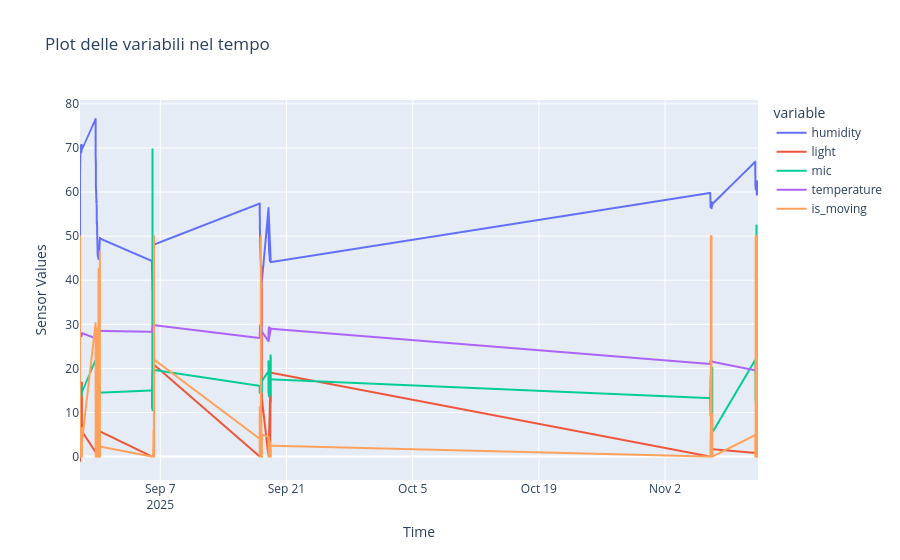
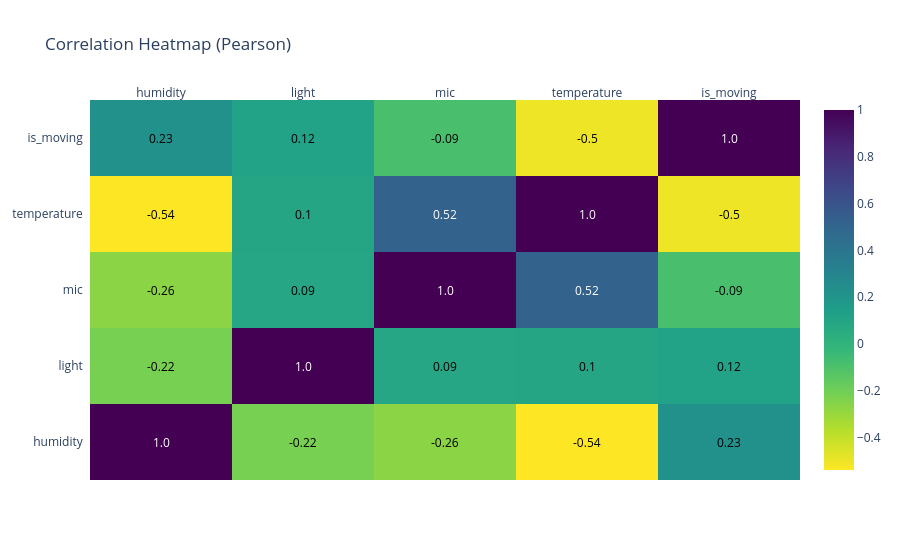
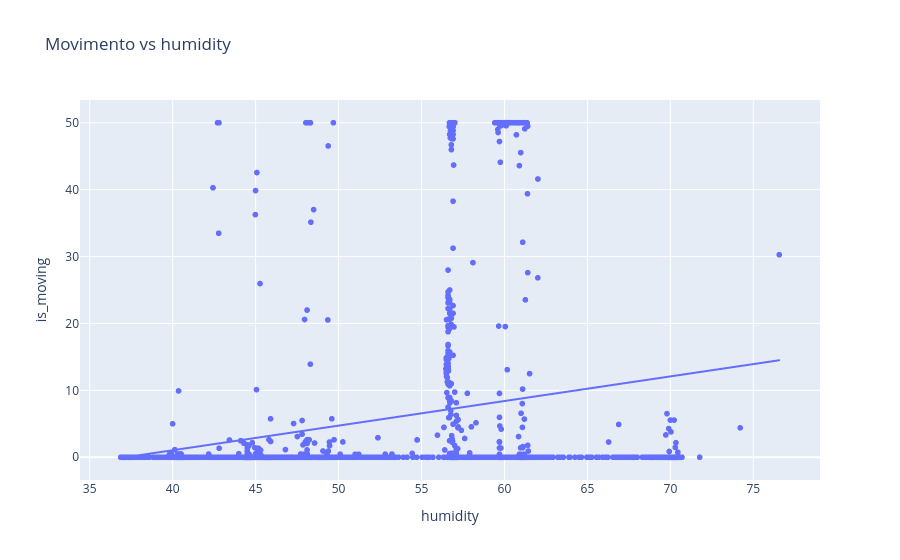
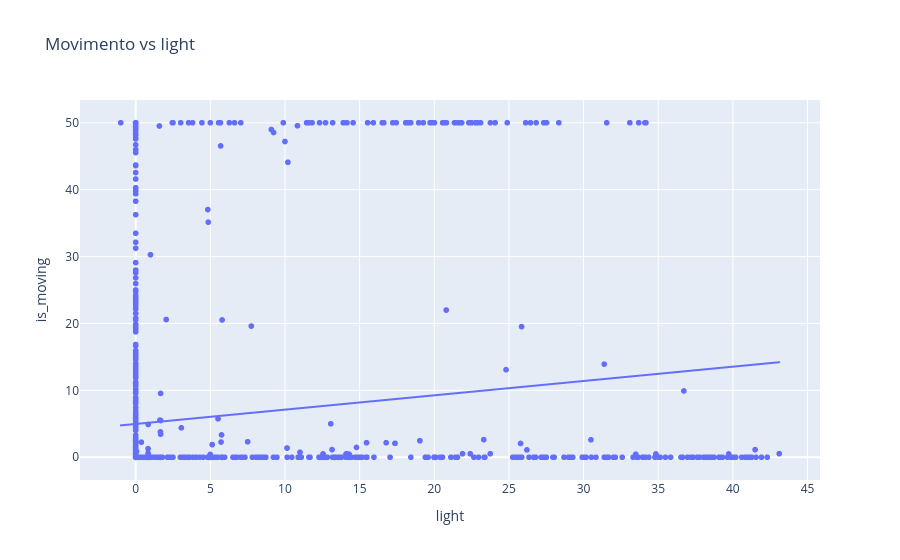

Notebook source saved alongside these figures, in order:
### Code cell
# === GRAFICI ===
# 1. Line chart di tutte le variabili
fig = px.line(df_all, x="_time", y=cols_to_numeric, title="Plot delle variabili nel tempo")
fig.update_layout(xaxis_title="Time", yaxis_title="Sensor Values")
fig.show()


# 2. Heatmap delle correlazioni
fig_corr = ff.create_annotated_heatmap(
    z=corr_matrix.values,
    x=list(corr_matrix.columns),
    y=list(corr_matrix.index),
    annotation_text=corr_matrix.round(2).values,
    showscale=True,
    colorscale="Viridis",
    reversescale=True
)
fig_corr.update_layout(title="Correlation Heatmap (Pearson)")
fig_corr.show()

# 3. Scatter plot movimento vs ogni variabile
for col in ["humidity", "light", "mic", "temperature"]:
    fig_scatter = px.scatter(df_all, x=col, y="is_moving", trendline="ols",
                             title=f"Movimento vs {col}")
    fig_scatter.show()

### Figure 1 — Plotly figure (JSON) as saved in the notebook; plotly's stock layout.template omitted (floating-point values rounded to 4 significant figures; data arrays with more than 128 entries replaced by an {"elided": "..."} marker saying what was removed)
{"data": [{"hovertemplate": "variable=humidity<br>_time=%{x}<br>value=%{y}<extra></extra>", "legendgroup": "humidity", "line": {"color": "#636efa", "dash": "solid"}, "marker": {"symbol": "circle"}, "mode": "lines", "name": "humidity", "showlegend": true, "type": "scattergl", "x": {"elided": "2520 str values"}, "xaxis": "x", "y": {"elided": "2520 float values"}, "yaxis": "y"}, {"hovertemplate": "variable=light<br>_time=%{x}<br>value=%{y}<extra></extra>", "legendgroup": "light", "line": {"color": "#EF553B", "dash": "solid"}, "marker": {"symbol": "circle"}, "mode": "lines", "name": "light", "showlegend": true, "type": "scattergl", "x": {"elided": "2520 str values"}, "xaxis": "x", "y": {"elided": "2520 float values"}, "yaxis": "y"}, {"hovertemplate": "variable=mic<br>_time=%{x}<br>value=%{y}<extra></extra>", "legendgroup": "mic", "line": {"color": "#00cc96", "dash": "solid"}, "marker": {"symbol": "circle"}, "mode": "lines", "name": "mic", "showlegend": true, "type": "scattergl", "x": {"elided": "2520 str values"}, "xaxis": "x", "y": {"elided": "2520 float values"}, "yaxis": "y"}, {"hovertemplate": "variable=temperature<br>_time=%{x}<br>value=%{y}<extra></extra>", "legendgroup": "temperature", "line": {"color": "#ab63fa", "dash": "solid"}, "marker": {"symbol": "circle"}, "mode": "lines", "name": "temperature", "showlegend": true, "type": "scattergl", "x": {"elided": "2520 str values"}, "xaxis": "x", "y": {"elided": "2520 float values"}, "yaxis": "y"}, {"hovertemplate": "variable=is_moving<br>_time=%{x}<br>value=%{y}<extra></extra>", "legendgroup": "is_moving", "line": {"color": "#FFA15A", "dash": "solid"}, "marker": {"symbol": "circle"}, "mode": "lines", "name": "is_moving", "showlegend": true, "type": "scattergl", "x": {"elided": "2520 str values"}, "xaxis": "x", "y": {"elided": "2520 float values"}, "yaxis": "y"}], "layout": {"legend": {"title": {"text": "variable"}, "tracegroupgap": 0}, "title": {"text": "Plot delle variabili nel tempo"}, "xaxis": {"anchor": "y", "domain": [0, 1], "title": {"text": "Time"}}, "yaxis": {"anchor": "x", "domain": [0, 1], "title": {"text": "Sensor Values"}}}}

### Figure 2 — Plotly figure (JSON) as saved in the notebook; plotly's stock layout.template omitted (floating-point values rounded to 4 significant figures)
{"data": [{"colorscale": [[0, "#440154"], [0.1111, "#482878"], [0.2222, "#3e4989"], [0.3333, "#31688e"], [0.4444, "#26828e"], [0.5556, "#1f9e89"], [0.6667, "#35b779"], [0.7778, "#6ece58"], [0.8889, "#b5de2b"], [1, "#fde725"]], "reversescale": true, "showscale": true, "type": "heatmap", "x": ["humidity", "light", "mic", "temperature", "is_moving"], "y": ["humidity", "light", "mic", "temperature", "is_moving"], "z": [[1.0, -0.2192, -0.2633, -0.538, 0.2283], [-0.2192, 1.0, 0.08772, 0.09692, 0.1187], [-0.2633, 0.08772, 1.0, 0.5152, -0.0856], [-0.538, 0.09692, 0.5152, 1.0, -0.502], [0.2283, 0.1187, -0.0856, -0.502, 1.0]]}], "layout": {"annotations": [{"font": {"color": "#FFFFFF"}, "showarrow": false, "text": "1.0", "x": "humidity", "xref": "x", "y": "humidity", "yref": "y"}, {"font": {"color": "#000000"}, "showarrow": false, "text": "-0.22", "x": "light", "xref": "x", "y": "humidity", "yref": "y"}, {"font": {"color": "#000000"}, "showarrow": false, "text": "-0.26", "x": "mic", "xref": "x", "y": "humidity", "yref": "y"}, {"font": {"color": "#000000"}, "showarrow": false, "text": "-0.54", "x": "temperature", "xref": "x", "y": "humidity", "yref": "y"}, {"font": {"color": "#000000"}, "showarrow": false, "text": "0.23", "x": "is_moving", "xref": "x", "y": "humidity", "yref": "y"}, {"font": {"color": "#000000"}, "showarrow": false, "text": "-0.22", "x": "humidity", "xref": "x", "y": "light", "yref": "y"}, {"font": {"color": "#FFFFFF"}, "showarrow": false, "text": "1.0", "x": "light", "xref": "x", "y": "light", "yref": "y"}, {"font": {"color": "#000000"}, "showarrow": false, "text": "0.09", "x": "mic", "xref": "x", "y": "light", "yref": "y"}, {"font": {"color": "#000000"}, "showarrow": false, "text": "0.1", "x": "temperature", "xref": "x", "y": "light", "yref": "y"}, {"font": {"color": "#000000"}, "showarrow": false, "text": "0.12", "x": "is_moving", "xref": "x", "y": "light", "yref": "y"}, {"font": {"color": "#000000"}, "showarrow": false, "text": "-0.26", "x": "humidity", "xref": "x", "y": "mic", "yref": "y"}, {"font": {"color": "#000000"}, "showarrow": false, "text": "0.09", "x": "light", "xref": "x", "y": "mic", "yref": "y"}, {"font": {"color": "#FFFFFF"}, "showarrow": false, "text": "1.0", "x": "mic", "xref": "x", "y": "mic", "yref": "y"}, {"font": {"color": "#FFFFFF"}, "showarrow": false, "text": "0.52", "x": "temperature", "xref": "x", "y": "mic", "yref": "y"}, {"font": {"color": "#000000"}, "showarrow": false, "text": "-0.09", "x": "is_moving", "xref": "x", "y": "mic", "yref": "y"}, {"font": {"color": "#000000"}, "showarrow": false, "text": "-0.54", "x": "humidity", "xref": "x", "y": "temperature", "yref": "y"}, {"font": {"color": "#000000"}, "showarrow": false, "text": "0.1", "x": "light", "xref": "x", "y": "temperature", "yref": "y"}, {"font": {"color": "#FFFFFF"}, "showarrow": false, "text": "0.52", "x": "mic", "xref": "x", "y": "temperature", "yref": "y"}, {"font": {"color": "#FFFFFF"}, "showarrow": false, "text": "1.0", "x": "temperature", "xref": "x", "y": "temperature", "yref": "y"}, {"font": {"color": "#000000"}, "showarrow": false, "text": "-0.5", "x": "is_moving", "xref": "x", "y": "temperature", "yref": "y"}, {"font": {"color": "#000000"}, "showarrow": false, "text": "0.23", "x": "humidity", "xref": "x", "y": "is_moving", "yref": "y"}, {"font": {"color": "#000000"}, "showarrow": false, "text": "0.12", "x": "light", "xref": "x", "y": "is_moving", "yref": "y"}, {"font": {"color": "#000000"}, "showarrow": false, "text": "-0.09", "x": "mic", "xref": "x", "y": "is_moving", "yref": "y"}, {"font": {"color": "#000000"}, "showarrow": false, "text": "-0.5", "x": "temperature", "xref": "x", "y": "is_moving", "yref": "y"}, {"font": {"color": "#FFFFFF"}, "showarrow": false, "text": "1.0", "x": "is_moving", "xref": "x", "y": "is_moving", "yref": "y"}], "title": {"text": "Correlation Heatmap (Pearson)"}, "xaxis": {"dtick": 1, "gridcolor": "rgb(0, 0, 0)", "side": "top", "ticks": ""}, "yaxis": {"dtick": 1, "ticks": "", "ticksuffix": "  "}}}

### Figure 3 — Plotly figure (JSON) as saved in the notebook; plotly's stock layout.template omitted (floating-point values rounded to 4 significant figures; data arrays with more than 128 entries replaced by an {"elided": "..."} marker saying what was removed)
{"data": [{"hovertemplate": "humidity=%{x}<br>is_moving=%{y}<extra></extra>", "legendgroup": "", "marker": {"color": "#636efa", "symbol": "circle"}, "mode": "markers", "name": "", "showlegend": false, "type": "scattergl", "x": {"elided": "2520 float values"}, "xaxis": "x", "y": {"elided": "2520 float values"}, "yaxis": "y"}, {"hovertemplate": "<b>OLS trendline</b><br>is_moving = 0.367884 * humidity + -13.6675<br>R<sup>2</sup>=0.052122<br><br>humidity=%{x}<br>is_moving=%{y} <b>(trend)</b><extra></extra>", "legendgroup": "", "marker": {"color": "#636efa", "symbol": "circle"}, "mode": "lines", "name": "", "showlegend": false, "type": "scattergl", "x": {"elided": "2520 float values"}, "xaxis": "x", "y": {"elided": "2520 float values"}, "yaxis": "y"}], "layout": {"legend": {"tracegroupgap": 0}, "title": {"text": "Movimento vs humidity"}, "xaxis": {"anchor": "y", "domain": [0, 1], "title": {"text": "humidity"}}, "yaxis": {"anchor": "x", "domain": [0, 1], "title": {"text": "is_moving"}}}}

### Figure 4 — Plotly figure (JSON) as saved in the notebook; plotly's stock layout.template omitted (floating-point values rounded to 4 significant figures; data arrays with more than 128 entries replaced by an {"elided": "..."} marker saying what was removed)
{"data": [{"hovertemplate": "light=%{x}<br>is_moving=%{y}<extra></extra>", "legendgroup": "", "marker": {"color": "#636efa", "symbol": "circle"}, "mode": "markers", "name": "", "showlegend": false, "type": "scattergl", "x": {"elided": "2520 float values"}, "xaxis": "x", "y": {"elided": "2520 float values"}, "yaxis": "y"}, {"hovertemplate": "<b>OLS trendline</b><br>is_moving = 0.214105 * light + 4.97495<br>R<sup>2</sup>=0.014097<br><br>light=%{x}<br>is_moving=%{y} <b>(trend)</b><extra></extra>", "legendgroup": "", "marker": {"color": "#636efa", "symbol": "circle"}, "mode": "lines", "name": "", "showlegend": false, "type": "scattergl", "x": {"elided": "2520 float values"}, "xaxis": "x", "y": {"elided": "2520 float values"}, "yaxis": "y"}], "layout": {"legend": {"tracegroupgap": 0}, "title": {"text": "Movimento vs light"}, "xaxis": {"anchor": "y", "domain": [0, 1], "title": {"text": "light"}}, "yaxis": {"anchor": "x", "domain": [0, 1], "title": {"text": "is_moving"}}}}
